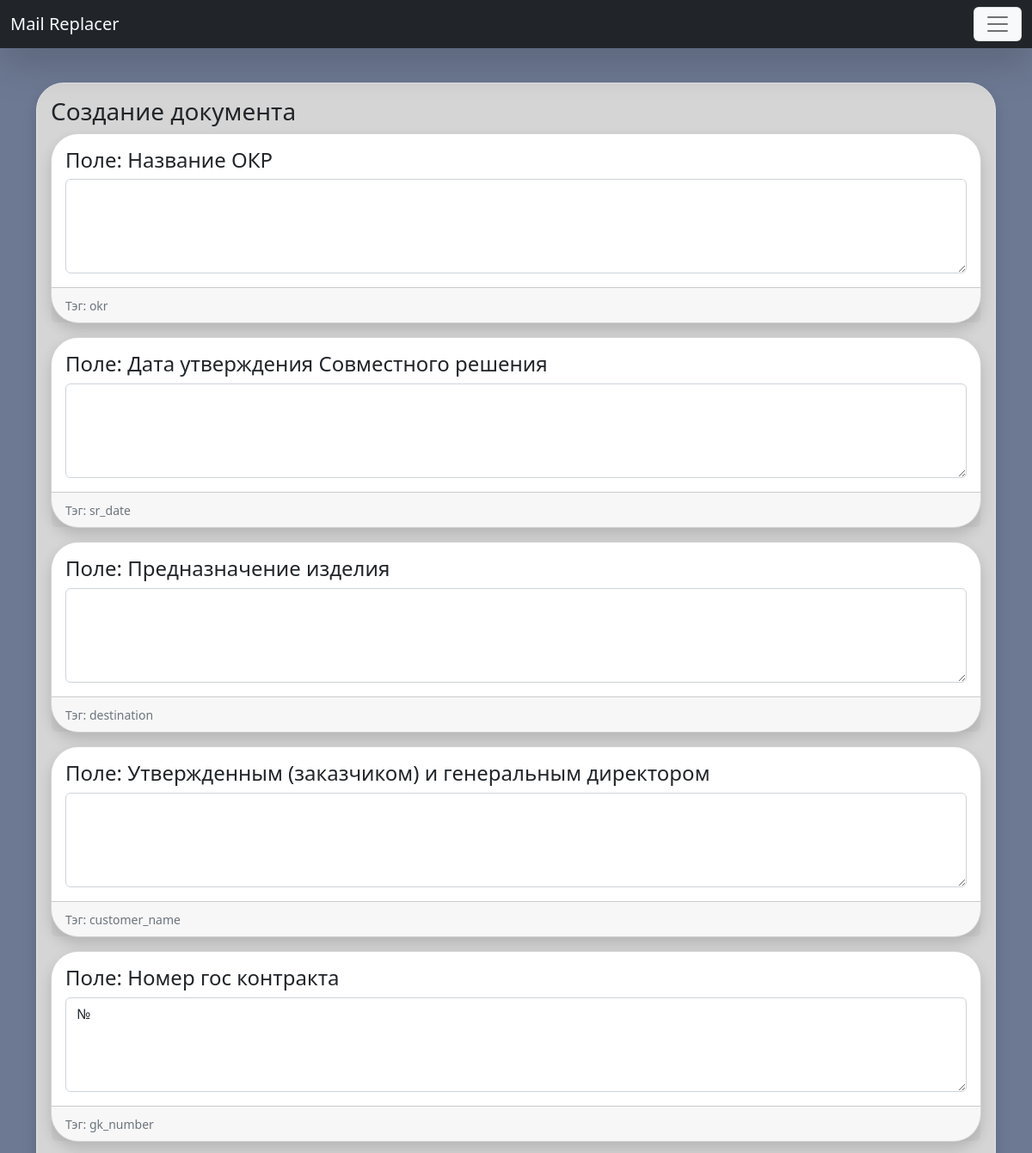
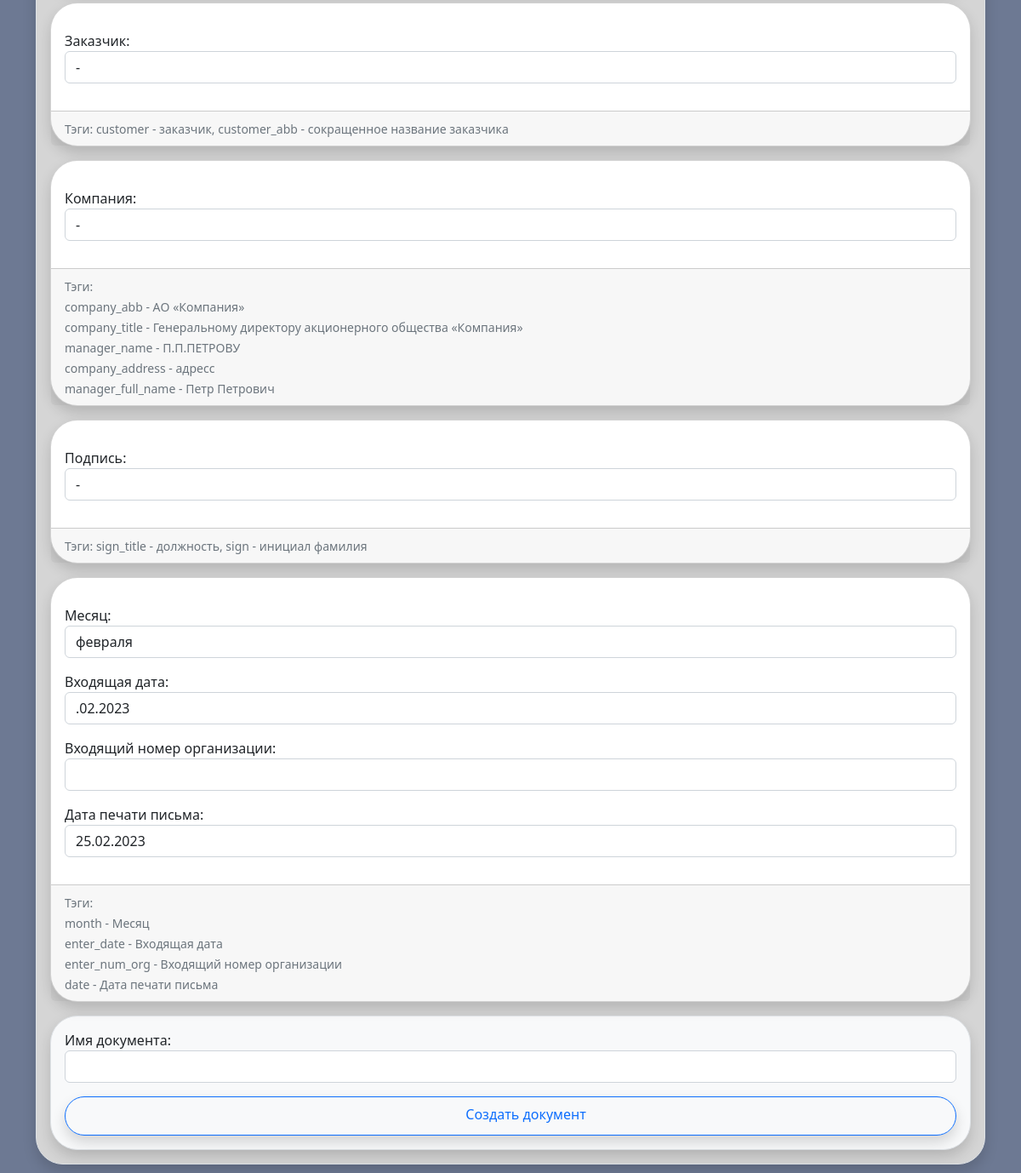
The page /template/34/ (signed in) on the database its author committed (2 pictures, top to bottom).
### Replacer/models.py (models this page shows, shortened)
class ReplaceField(models.Model):
    title = models.CharField(
        max_length=255, db_index=True, verbose_name='Имя поля для замены')
    replace_value = models.TextField(blank=True, verbose_name='Значение')
    tag = models.CharField(max_length=255, verbose_name='Тэг')
    template = models.ForeignKey(
        Template, on_delete=models.CASCADE, null=False, verbose_name='Id шаблона')
    owner = models.ForeignKey(User, on_delete=models.CASCADE, blank=True, null=True, verbose_name='Владелец')
    class Meta:
        verbose_name = 'Заменяемое поле'
        verbose_name_plural = 'Заменяемые поля'
        ordering = ['template']

### Replacer/views.py (the view)
# urls.py: path('template/<int:pk>/', TemplateDetailView.as_view(), name='template'),
class TemplateDetailView(LoginRequiredMixin, DetailView):
    model = Template
    template_name = 'Replacer/template_replace.html'
    login_url = '/login/'
    def get_form_list(self, fields_list):
        return [ReplaceFieldFormUpdate(instance=field_obj) for field_obj in fields_list]
    def get_context_data(self, *, object_list=None, **kwargs):
        context = super().get_context_data(**kwargs)
        context['pk'], context['path'] = self.pk, self.request.path
        context['form_list'] = self.get_form_list(
            ReplaceField.objects.filter(template_id=self.pk))
        context['field_list'] = ReplaceField.objects.filter(
            template_id=self.pk)
        context['doc_name_form'] = DocNameForm()
        context['customer_form'] = CustomerForm()
        context['company_form'] = CompanyForm()
        context['sign_form'] = SignForm()
        default_data = {
            'month':get_now_month(),
            'enter_date':get_enter_date(),
            'enter_num_org':' ',
            'date':get_now_date(),
        }
        context['service_form'] = ServiceForm(default_data)
        return context
    def get(self, request, *args, **kwargs):
        self.pk = self.kwargs.get(self.pk_url_kwarg)
        return super().get(request, *args, **kwargs)

### Replacer/forms.py
class DocNameForm(forms.Form):
    doc_name = forms.CharField(label='Имя документа', max_length=100, widget=forms.TextInput(attrs = {"class":"form-control"}))

class CustomerForm(forms.Form):
    customer = forms.ModelChoiceField(label='Заказчик', queryset=Customer.objects.all(), widget=forms.Select(attrs = {"class":"form-control"}), empty_label=None)

### Replacer/models.py (called while the page is built)
    def get_absolute_url(self):
        return reverse('template', kwargs={"pk": self.pk})

    def __str__(self) -> str:
        return self.title

    def __str__(self) -> str:
        return self.company_abb

    def __str__(self) -> str:
        return self.title

### Replacer/templatetags/custom_filters.py (called while the page is built)
@register.inclusion_tag('Replacer/include/_template_bar.html')
def show_template_bar(path, user):
    template_list = Template.objects.all().filter(owner=user)
    return {'template_list':template_list, 'path':path}

@register.simple_tag(name='forindex')
def forindex(list_obj, index):
    return list_obj[index]

### Replacer/utils.py (called while the page is built, shortened)
def get_now_date():
    return datetime.today().strftime('%d.%m.%Y')

def get_now_month():
    month =  int(datetime.today().strftime('%m'))
    print(month)
    if month==1: return 'января'
    if month==2: return 'февраля'

def get_enter_date():
    return datetime.today().strftime('.%m.%Y')

### Replacer/templates/Replacer/template_replace.html (shortened to what this page needs)
{% extends 'base.html' %}
{% load static %}
{% load custom_filters %}
{% block container %}
<div class="container">
    {% if pk %}
    {% if form_list %}
    <div class="p-3 border rounded-5 shadow mb-3" style="background-color: #d5d5d5;">
        <h3>Создание документа</h3>
        <form action="{% url 'create_document' pk %}" method="POST" enctype="multipart/form-data">
            {% for form in form_list %}
            {% forindex field_list forloop.counter0 as field %}
            <div class="card mb-3 shadow rounded-5">
                <div class="card-body">
                    <h4 class="card-title">Поле: {{field.title}}</h5>
                        <p class="card-text">{{ form.replace_value }}</p>
                </div>
                <div class="card-footer">
                    <small class="text-muted">Тэг: {{field.tag}}</small>
                </div>
            </div>
            {% endfor %}
            {% if customer_form %}
            <div class="card mb-3 shadow rounded-5">
                <div class="card-body">
                    <p class="card-text">{{customer_form.as_p}}</p>
                </div>
                <div class="card-footer">
                    <small class="text-muted">Тэги: customer - заказчик, customer_abb - сокращенное название
                        заказчика</small>
                </div>
            </div>
            {% endif %}
			{% if company_form %}
            <div class="card mb-3 shadow rounded-5">
                <div class="card-body">
                    <p class="card-text">{{company_form.as_p}}</p>
                </div>
                <div class="card-footer">
                    <small class="text-muted">
                    	Тэги:<br>
						company_abb - АО «Компания»<br>
					    company_title - Генеральному директору акционерного общества «Компания»<br>
					    manager_name - П.П.ПЕТРОВУ<br>
					    company_address - адресc<br>
					    manager_full_name - Петр Петрович
                    </small>
                </div>
            </div>
            {% endif %}
			{% if sign_form %}
            <div class="card mb-3 shadow rounded-5">
                <div class="card-body">
                    <p class="card-text">{{sign_form.as_p}}</p>
                </div>
                <div class="card-footer">
                    <small class="text-muted">
                    	Тэги: sign_title - должность, sign - инициал фамилия
                    </small>
                </div>
            </div>
            {% endif %}
            {% if service_form %}
            <div class="card mb-3 shadow rounded-5">
                <div class="card-body">
                    <p class="card-text">{{service_form.as_p}}</p>
                </div>
                <div class="card-footer">
                    <small class="text-muted">
                    	Тэги:<br>
					    month - Месяц<br>
					    enter_date - Входящая дата<br>
					    enter_num_org - Входящий номер организации<br>
					    date - Дата печати письма
                    </small>
                </div>
            </div>
            {% endif %}
            <div class="border rounded-5 shadow p-3 bg-light">
                {{doc_name_form.as_p}}
                <button type="submit" class="btn btn-outline-primary shadow form-control rounded-5">
                    <lord-icon src="{% static 'icons/document.json' %}" trigger="hover" style="width:32px;height:32px">
                    </lord-icon>
                    Создать документ
                </button>
            </div>
        </form>
        {% endif %}
        {% endif %}
    </div>
</div>
{% endblock %}

### rows shown on the page
ReplaceField: title "Название ОКР", tag "okr"
ReplaceField: title "Дата утверждения Совместного решения", tag "sr_date"
ReplaceField: title "Предназначение изделия", tag "destination"
ReplaceField: title "Утвержденным (заказчиком) и генеральным директором", tag "customer_name"
ReplaceField: title "Номер гос контракта", replace_value "№", tag "gk_number"
